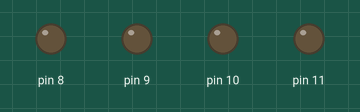
A sketch run on a simulated Arduino Uno, built with avr-gcc and run on an emulated ATmega328P. Shown: output pins drawn as LEDs (lit = HIGH). At 29.0 s the program stops and its outputs stay as they are.

Above: at 0.1 s.
At 2.1 s:
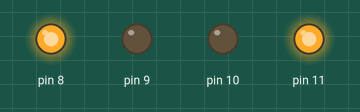
At 4.1 s:
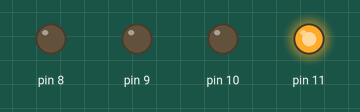
At 7.1 s:
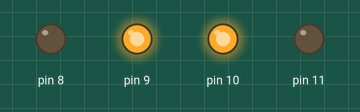
Timing chart, 0 to 10.5 s (numbered marks = the images above):
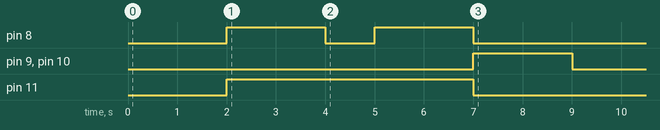

The sketch:

this_is_what_moves.ino
```cpp
/*9 and 10 both make it go backward
8 and 11 both make it go forward*/

void setup() {
pinMode(8, OUTPUT);
pinMode(9 , OUTPUT);
pinMode(10, OUTPUT);
pinMode(11, OUTPUT);

 }
 void loop(){
  delay(2000);
digitalWrite(8 , HIGH);
digitalWrite(11, HIGH);
delay(2000);
digitalWrite(11, HIGH);
digitalWrite(8, LOW);
delay (1000);
digitalWrite(8, HIGH);
digitalWrite(11, HIGH);
delay(2000);
digitalWrite(8, LOW);
digitalWrite(11, LOW);
digitalWrite(9, HIGH);
digitalWrite(10,HIGH);
delay(2000);
digitalWrite(9, LOW);
digitalWrite(10, LOW);
delay(20000);
exit(0);

 }
```

Measured:
- by itself, pin 8: alternates HIGH for 2.0 s and LOW for 1.0 s, 4 changes in all, then stays LOW
- by itself, pin 9, pin 10: LOW → HIGH at 7.0 s, → LOW 2.0 s later
- by itself, pin 11: LOW → HIGH at 2.0 s, → LOW 5.0 s later
